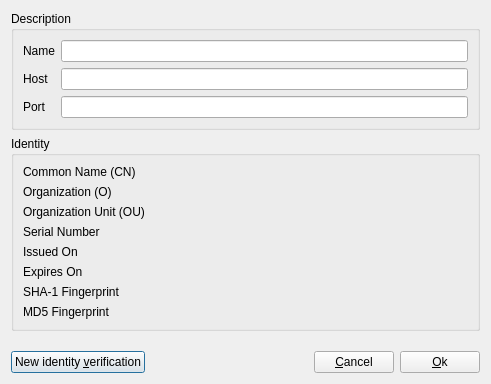
<?xml version="1.0" encoding="UTF-8"?>
<ui version="4.0">
 <class>NodeDialog</class>
 <widget class="QDialog" name="NodeDialog">
  <property name="geometry">
   <rect>
    <x>0</x>
    <y>0</y>
    <width>491</width>
    <height>384</height>
   </rect>
  </property>
  <property name="windowTitle">
   <string>Node</string>
  </property>
  <property name="windowIcon">
   <iconset resource="../HaveClip.qrc">
    <normaloff>:/gfx/HaveClip_128.png</normaloff>:/gfx/HaveClip_128.png</iconset>
  </property>
  <layout class="QVBoxLayout" name="verticalLayout">
   <item>
    <widget class="QGroupBox" name="groupBox_2">
     <property name="title">
      <string>Description</string>
     </property>
     <layout class="QGridLayout" name="gridLayout_2">
      <item row="1" column="1">
       <widget class="QLineEdit" name="hostLineEdit"/>
      </item>
      <item row="1" column="0">
       <widget class="QLabel" name="hostLabel">
        <property name="text">
         <string>Host</string>
        </property>
       </widget>
      </item>
      <item row="0" column="1">
       <widget class="QLineEdit" name="nameLineEdit"/>
      </item>
      <item row="0" column="0">
       <widget class="QLabel" name="nameLabel">
        <property name="text">
         <string>Name</string>
        </property>
       </widget>
      </item>
      <item row="2" column="0">
       <widget class="QLabel" name="portLabel">
        <property name="text">
         <string>Port</string>
        </property>
       </widget>
      </item>
      <item row="2" column="1">
       <widget class="QLineEdit" name="portLineEdit"/>
      </item>
     </layout>
    </widget>
   </item>
   <item>
    <widget class="QGroupBox" name="groupBox">
     <property name="title">
      <string>Identity</string>
     </property>
     <layout class="QGridLayout" name="gridLayout" columnstretch="0,0">
      <item row="4" column="1">
       <widget class="QLabel" name="issuedOnLabel">
        <property name="text">
         <string/>
        </property>
        <property name="textInteractionFlags">
         <set>Qt::LinksAccessibleByMouse|Qt::TextSelectableByKeyboard|Qt::TextSelectableByMouse</set>
        </property>
       </widget>
      </item>
      <item row="1" column="1">
       <widget class="QLabel" name="toOrgLabel">
        <property name="text">
         <string/>
        </property>
        <property name="textInteractionFlags">
         <set>Qt::LinksAccessibleByMouse|Qt::TextSelectableByKeyboard|Qt::TextSelectableByMouse</set>
        </property>
       </widget>
      </item>
      <item row="2" column="0">
       <widget class="QLabel" name="label_3">
        <property name="text">
         <string>Organization Unit (OU)</string>
        </property>
       </widget>
      </item>
      <item row="3" column="0">
       <widget class="QLabel" name="label_4">
        <property name="text">
         <string>Serial Number</string>
        </property>
       </widget>
      </item>
      <item row="2" column="1">
       <widget class="QLabel" name="toOrgUnitLabel">
        <property name="text">
         <string/>
        </property>
        <property name="textInteractionFlags">
         <set>Qt::LinksAccessibleByMouse|Qt::TextSelectableByKeyboard|Qt::TextSelectableByMouse</set>
        </property>
       </widget>
      </item>
      <item row="0" column="1">
       <widget class="QLabel" name="toCommonNameLabel">
        <property name="text">
         <string/>
        </property>
        <property name="textInteractionFlags">
         <set>Qt::LinksAccessibleByMouse|Qt::TextSelectableByKeyboard|Qt::TextSelectableByMouse</set>
        </property>
       </widget>
      </item>
      <item row="3" column="1">
       <widget class="QLabel" name="serialLabel">
        <property name="text">
         <string/>
        </property>
        <property name="textInteractionFlags">
         <set>Qt::LinksAccessibleByMouse|Qt::TextSelectableByKeyboard|Qt::TextSelectableByMouse</set>
        </property>
       </widget>
      </item>
      <item row="5" column="1">
       <widget class="QLabel" name="expiresLabel">
        <property name="text">
         <string/>
        </property>
        <property name="textInteractionFlags">
         <set>Qt::LinksAccessibleByMouse|Qt::TextSelectableByKeyboard|Qt::TextSelectableByMouse</set>
        </property>
       </widget>
      </item>
      <item row="5" column="0">
       <widget class="QLabel" name="label_9">
        <property name="text">
         <string>Expires On</string>
        </property>
       </widget>
      </item>
      <item row="7" column="0">
       <widget class="QLabel" name="label_10">
        <property name="text">
         <string>SHA-1 Fingerprint</string>
        </property>
       </widget>
      </item>
      <item row="4" column="0">
       <widget class="QLabel" name="label_8">
        <property name="text">
         <string>Issued On</string>
        </property>
       </widget>
      </item>
      <item row="0" column="0">
       <widget class="QLabel" name="label">
        <property name="text">
         <string>Common Name (CN)</string>
        </property>
       </widget>
      </item>
      <item row="1" column="0">
       <widget class="QLabel" name="label_2">
        <property name="text">
         <string>Organization (O)</string>
        </property>
       </widget>
      </item>
      <item row="9" column="0">
       <widget class="QLabel" name="label_11">
        <property name="text">
         <string>MD5 Fingerprint</string>
        </property>
       </widget>
      </item>
      <item row="7" column="1">
       <widget class="QLabel" name="sha1FingerLabel">
        <property name="text">
         <string/>
        </property>
        <property name="textInteractionFlags">
         <set>Qt::LinksAccessibleByMouse|Qt::TextSelectableByKeyboard|Qt::TextSelectableByMouse</set>
        </property>
       </widget>
      </item>
      <item row="9" column="1">
       <widget class="QLabel" name="md5FingerLabel">
        <property name="text">
         <string/>
        </property>
        <property name="textInteractionFlags">
         <set>Qt::LinksAccessibleByMouse|Qt::TextSelectableByKeyboard|Qt::TextSelectableByMouse</set>
        </property>
       </widget>
      </item>
     </layout>
    </widget>
   </item>
   <item>
    <spacer name="verticalSpacer">
     <property name="orientation">
      <enum>Qt::Vertical</enum>
     </property>
     <property name="sizeHint" stdset="0">
      <size>
       <width>20</width>
       <height>40</height>
      </size>
     </property>
    </spacer>
   </item>
   <item>
    <layout class="QHBoxLayout" name="horizontalLayout">
     <item>
      <widget class="QPushButton" name="verifyButton">
       <property name="text">
        <string>New identity &amp;verification</string>
       </property>
      </widget>
     </item>
     <item>
      <spacer name="horizontalSpacer">
       <property name="orientation">
        <enum>Qt::Horizontal</enum>
       </property>
       <property name="sizeHint" stdset="0">
        <size>
         <width>40</width>
         <height>20</height>
        </size>
       </property>
      </spacer>
     </item>
     <item>
      <widget class="QPushButton" name="cancelButton">
       <property name="text">
        <string>&amp;Cancel</string>
       </property>
      </widget>
     </item>
     <item>
      <widget class="QPushButton" name="okButton">
       <property name="text">
        <string>&amp;Ok</string>
       </property>
      </widget>
     </item>
    </layout>
   </item>
  </layout>
 </widget>
 <resources>
  <include location="../HaveClip.qrc"/>
 </resources>
 <connections>
  <connection>
   <sender>okButton</sender>
   <signal>clicked()</signal>
   <receiver>NodeDialog</receiver>
   <slot>accept()</slot>
   <hints>
    <hint type="sourcelabel">
     <x>268</x>
     <y>134</y>
    </hint>
    <hint type="destinationlabel">
     <x>202</x>
     <y>77</y>
    </hint>
   </hints>
  </connection>
  <connection>
   <sender>cancelButton</sender>
   <signal>clicked()</signal>
   <receiver>NodeDialog</receiver>
   <slot>reject()</slot>
   <hints>
    <hint type="sourcelabel">
     <x>354</x>
     <y>134</y>
    </hint>
    <hint type="destinationlabel">
     <x>202</x>
     <y>77</y>
    </hint>
   </hints>
  </connection>
 </connections>
</ui>
